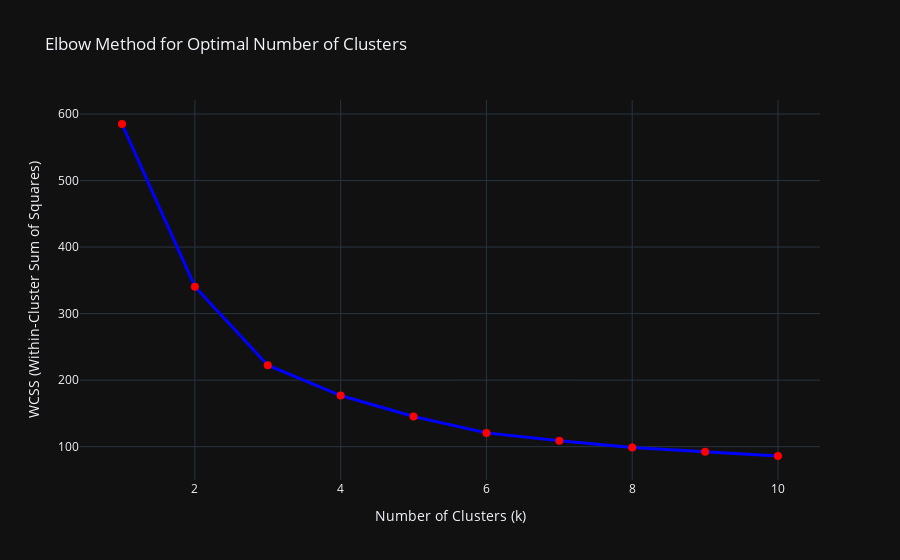

Notebook code for this chart:
### Code cell
# Plot WCSS for the elbow method
fig = go.Figure()

fig.add_trace(go.Scatter(
    x=list(range(1, 11)), 
    y=wcss,
    mode='lines+markers', 
    name='WCSS',
    line=dict(color='blue', width=3),
    marker=dict(color='red', size=8)
))

fig.update_layout(
    title='Elbow Method for Optimal Number of Clusters',
    xaxis=dict(title='Number of Clusters (k)'),
    yaxis=dict(title='WCSS (Within-Cluster Sum of Squares)'),
    template='plotly_dark'
)

fig.show()

### Figure 1 — Plotly figure (JSON) as saved in the notebook; plotly's stock layout.template omitted (floating-point values rounded to 4 significant figures)
{"data": [{"line": {"color": "blue", "width": 3}, "marker": {"color": "red", "size": 8}, "mode": "lines+markers", "name": "WCSS", "type": "scatter", "x": [1, 2, 3, 4, 5, 6, 7, 8, 9, 10], "y": [585, 340.5, 222.5, 176.9, 145.4, 120.7, 108.7, 98.58, 92.25, 85.93]}], "layout": {"title": {"text": "Elbow Method for Optimal Number of Clusters"}, "xaxis": {"title": {"text": "Number of Clusters (k)"}}, "yaxis": {"title": {"text": "WCSS (Within-Cluster Sum of Squares)"}}}}
